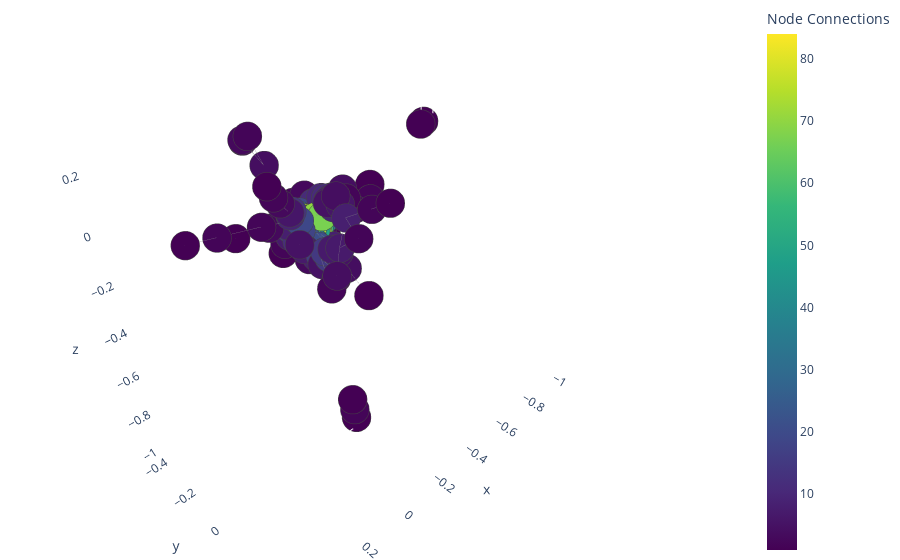

The cell this chart's notebook holds for it:
### Code cell
# Step 1: Get the node positions using a 3D layout
# Use a random layout with three dimensions
pos = nx.spring_layout(G, dim=3)

# Step 2: Extract edge traces for visualization
edge_x = []
edge_y = []
edge_z = []
for edge in G.edges():
    x0, y0, z0 = pos[edge[0]]
    x1, y1, z1 = pos[edge[1]]
    edge_x.extend([x0, x1, None])
    edge_y.extend([y0, y1, None])
    edge_z.extend([z0, z1, None])

edge_trace = go.Scatter3d(
    x=edge_x, y=edge_y, z=edge_z,
    line=dict(width=0.5, color='#888'),
    hoverinfo='none',
    mode='lines'
)

# Step 3: Extract node traces for visualization
node_x = []
node_y = []
node_z = []
for node in G.nodes():
    x, y, z = pos[node]
    node_x.append(x)
    node_y.append(y)
    node_z.append(z)

node_trace = go.Scatter3d(
    x=node_x, y=node_y, z=node_z,
    mode='markers',
    hoverinfo='text',
    marker=dict(
        size=10,
        color=[],
        colorscale='Viridis',  # Set color scale
        colorbar=dict(title="Node Connections"),
        line_width=1
    )
)

# Step 4: Add labels and colors to nodes
node_text = []
for node in G.nodes():
    node_text.append(f"Node {node}")
    # Example: Setting color based on degree
    node_trace.marker.color = [G.degree[n] for n in G.nodes()]

node_trace.text = node_text

# Step 5: Create the figure and plot
fig = go.Figure(data=[edge_trace, node_trace],
                layout=go.Layout(
                    title='3D Trade Network',
                    titlefont_size=16,
                    showlegend=False,
                    margin=dict(l=0, r=0, t=0, b=0),
                    scene=dict(
                        xaxis=dict(showbackground=False),
                        yaxis=dict(showbackground=False),
                        zaxis=dict(showbackground=False)
                    )
                ))

fig.show()

### Figure 1 — Plotly figure (JSON) as saved in the notebook; plotly's stock layout.template omitted (floating-point values rounded to 4 significant figures; data arrays with more than 128 entries replaced by an {"elided": "..."} marker saying what was removed)
{"data": [{"hoverinfo": "none", "line": {"color": "#888", "width": 0.5}, "mode": "lines", "type": "scatter3d", "x": {"elided": "8472 float values"}, "y": {"elided": "8472 float values"}, "z": {"elided": "8472 float values"}}, {"hoverinfo": "text", "marker": {"color": {"elided": "195 int values"}, "colorbar": {"title": {"text": "Node Connections"}}, "colorscale": [[0, "#440154"], [0.1111, "#482878"], [0.2222, "#3e4989"], [0.3333, "#31688e"], [0.4444, "#26828e"], [0.5556, "#1f9e89"], [0.6667, "#35b779"], [0.7778, "#6ece58"], [0.8889, "#b5de2b"], [1, "#fde725"]], "line": {"width": 1}, "size": 10}, "mode": "markers", "text": {"elided": "195 str values"}, "type": "scatter3d", "x": {"elided": "195 float values"}, "y": {"elided": "195 float values"}, "z": {"elided": "195 float values"}}], "layout": {"margin": {"b": 0, "l": 0, "r": 0, "t": 0}, "scene": {"xaxis": {"showbackground": false}, "yaxis": {"showbackground": false}, "zaxis": {"showbackground": false}}, "showlegend": false, "title": {"font": {"size": 16}, "text": "3D Trade Network"}}}
